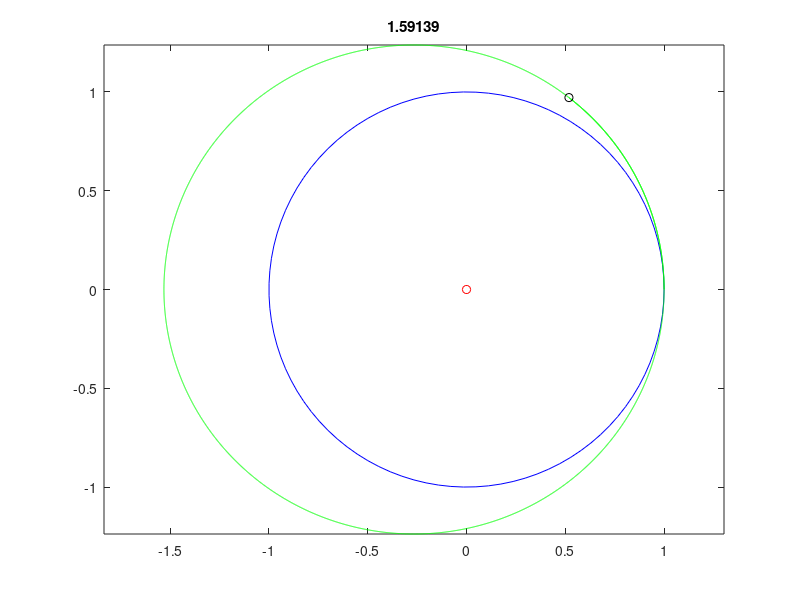
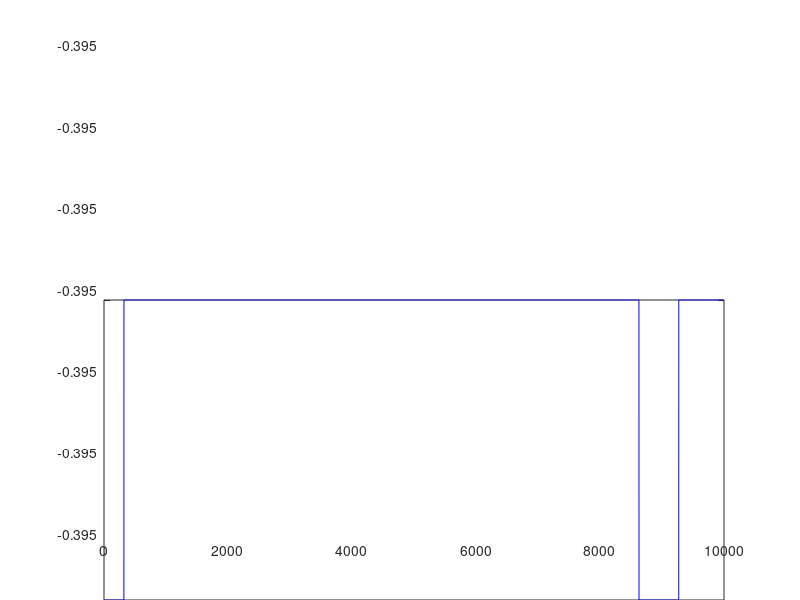
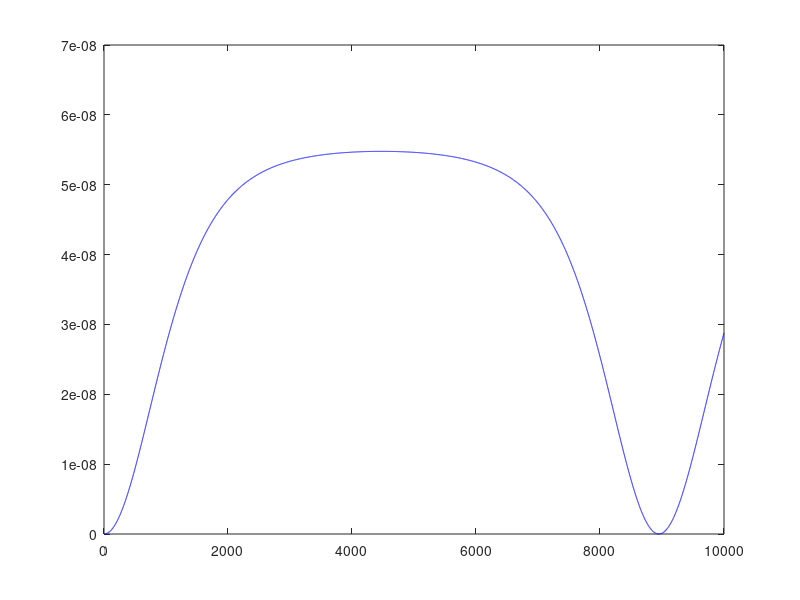
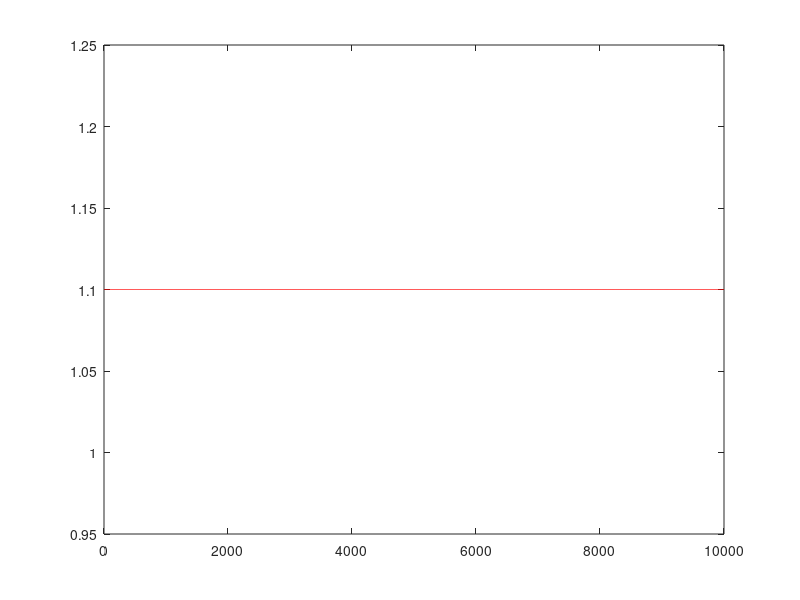

Source code (MATLAB) for these figures, in order:
clear;

h=0.001;       % timestep of 0.05 time-units
pos=[1 0 0];    % initial position
vel=[0 1.1 0];  % initial velocity

steps=10000;              % number of steps
skip=ceil(steps/100);   % plot only 100 frames

theta=linspace(0,2*pi,100);   % equally spaced points
xc=cos(theta);
yc=sin(theta);

for i=1:steps
  x(i)=pos(1);
  y(i)=pos(2);
  time=(i-1)*h/(2*pi);
  E(i) = 0.5*1*(norm(vel))^2 - 1/(norm(pos));
  L(i) = norm(cross(pos,vel));

  if rem(i,skip)==0
    plot(xc,yc,'b',x,y,'g-',pos(1),pos(2),'ko',0,0,'ro')
    title(time)
    axis equal;
    pause(0);
  end

  r=norm(pos);
  acc=-1/r^2 * pos/r;
 
  % Velocity-Verlet Method
  pos = pos + h*vel + 0.5*h^2*acc;
  r = norm(pos);
  accnext = - 1 / r^2 * pos / r;
  vel = vel + 0.5*h*(acc+accnext);
end

initE = E(1);
errorE = abs(initE - E);

figure(2)
plot(1:steps,E, 'b-')

figure(3)
plot(1:steps, errorE, 'b-')
disp(pos)
disp(max(errorE))

figure(4)
plot(1:steps, L, 'r-')
disp(max(L)-min(L))
